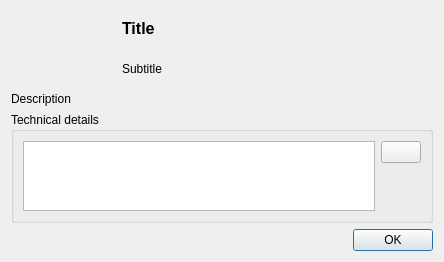
<?xml version="1.0" encoding="UTF-8"?>
<ui version="4.0">
 <class>dlg_errors</class>
 <widget class="QDialog" name="dlg_errors">
  <property name="geometry">
   <rect>
    <x>0</x>
    <y>0</y>
    <width>444</width>
    <height>202</height>
   </rect>
  </property>
  <property name="windowTitle">
   <string>An error occurred</string>
  </property>
  <layout class="QGridLayout" name="gridLayout_2">
   <item row="2" column="0">
    <widget class="QgsCollapsibleGroupBox" name="grp_traceback">
     <property name="title">
      <string>Technical details</string>
     </property>
     <property name="flat">
      <bool>true</bool>
     </property>
     <property name="checkable">
      <bool>false</bool>
     </property>
     <property name="collapsed">
      <bool>true</bool>
     </property>
     <property name="saveCollapsedState">
      <bool>false</bool>
     </property>
     <layout class="QGridLayout" name="gridLayout_3">
      <item row="0" column="0">
       <widget class="QTextEdit" name="txt_traceback">
        <property name="readOnly">
         <bool>true</bool>
        </property>
       </widget>
      </item>
      <item row="0" column="1">
       <layout class="QVBoxLayout" name="verticalLayout">
        <item>
         <widget class="QPushButton" name="btn_copy">
          <property name="toolTip">
           <string>Copy error message to clipboard</string>
          </property>
          <property name="text">
           <string/>
          </property>
         </widget>
        </item>
        <item>
         <spacer name="verticalSpacer">
          <property name="orientation">
           <enum>Qt::Vertical</enum>
          </property>
          <property name="sizeHint" stdset="0">
           <size>
            <width>20</width>
            <height>40</height>
           </size>
          </property>
         </spacer>
        </item>
       </layout>
      </item>
     </layout>
    </widget>
   </item>
   <item row="0" column="0">
    <layout class="QHBoxLayout" name="horizontalLayout" stretch="0,0,0,1">
     <item>
      <spacer name="horizontalSpacer_2">
       <property name="orientation">
        <enum>Qt::Horizontal</enum>
       </property>
       <property name="sizeType">
        <enum>QSizePolicy::Fixed</enum>
       </property>
       <property name="sizeHint" stdset="0">
        <size>
         <width>10</width>
         <height>20</height>
        </size>
       </property>
      </spacer>
     </item>
     <item>
      <widget class="QLabel" name="lbl_icon">
       <property name="sizePolicy">
        <sizepolicy hsizetype="Preferred" vsizetype="Preferred">
         <horstretch>0</horstretch>
         <verstretch>0</verstretch>
        </sizepolicy>
       </property>
       <property name="minimumSize">
        <size>
         <width>75</width>
         <height>75</height>
        </size>
       </property>
       <property name="maximumSize">
        <size>
         <width>75</width>
         <height>75</height>
        </size>
       </property>
       <property name="font">
        <font>
         <weight>50</weight>
         <bold>false</bold>
        </font>
       </property>
       <property name="text">
        <string/>
       </property>
       <property name="scaledContents">
        <bool>true</bool>
       </property>
       <property name="margin">
        <number>15</number>
       </property>
       <property name="indent">
        <number>-1</number>
       </property>
      </widget>
     </item>
     <item>
      <spacer name="horizontalSpacer">
       <property name="orientation">
        <enum>Qt::Horizontal</enum>
       </property>
       <property name="sizeType">
        <enum>QSizePolicy::Fixed</enum>
       </property>
       <property name="sizeHint" stdset="0">
        <size>
         <width>20</width>
         <height>20</height>
        </size>
       </property>
      </spacer>
     </item>
     <item>
      <layout class="QVBoxLayout" name="verticalLayout_2">
       <item>
        <widget class="QLabel" name="lbl_title">
         <property name="font">
          <font>
           <pointsize>12</pointsize>
           <weight>75</weight>
           <bold>true</bold>
          </font>
         </property>
         <property name="text">
          <string>Title</string>
         </property>
         <property name="alignment">
          <set>Qt::AlignLeading|Qt::AlignLeft|Qt::AlignVCenter</set>
         </property>
         <property name="wordWrap">
          <bool>false</bool>
         </property>
         <property name="margin">
          <number>0</number>
         </property>
        </widget>
       </item>
       <item>
        <widget class="QLabel" name="lbl_subtitle">
         <property name="text">
          <string>Subtitle</string>
         </property>
         <property name="alignment">
          <set>Qt::AlignLeading|Qt::AlignLeft|Qt::AlignVCenter</set>
         </property>
         <property name="wordWrap">
          <bool>false</bool>
         </property>
         <property name="margin">
          <number>0</number>
         </property>
        </widget>
       </item>
      </layout>
     </item>
    </layout>
   </item>
   <item row="1" column="0">
    <widget class="QLabel" name="lbl_description">
     <property name="text">
      <string>Description</string>
     </property>
     <property name="wordWrap">
      <bool>true</bool>
     </property>
    </widget>
   </item>
   <item row="3" column="0">
    <widget class="QDialogButtonBox" name="buttonBox">
     <property name="orientation">
      <enum>Qt::Horizontal</enum>
     </property>
     <property name="standardButtons">
      <set>QDialogButtonBox::Ok</set>
     </property>
    </widget>
   </item>
  </layout>
 </widget>
 <customwidgets>
  <customwidget>
   <class>QgsCollapsibleGroupBox</class>
   <extends>QGroupBox</extends>
   <header>qgscollapsiblegroupbox.h</header>
   <container>1</container>
  </customwidget>
 </customwidgets>
 <connections>
  <connection>
   <sender>buttonBox</sender>
   <signal>accepted()</signal>
   <receiver>dlg_errors</receiver>
   <slot>accept()</slot>
   <hints>
    <hint type="sourcelabel">
     <x>248</x>
     <y>254</y>
    </hint>
    <hint type="destinationlabel">
     <x>157</x>
     <y>274</y>
    </hint>
   </hints>
  </connection>
  <connection>
   <sender>buttonBox</sender>
   <signal>rejected()</signal>
   <receiver>dlg_errors</receiver>
   <slot>reject()</slot>
   <hints>
    <hint type="sourcelabel">
     <x>316</x>
     <y>260</y>
    </hint>
    <hint type="destinationlabel">
     <x>286</x>
     <y>274</y>
    </hint>
   </hints>
  </connection>
 </connections>
</ui>
